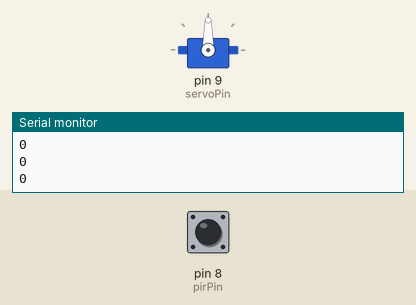
Bench run of a sketch on a simulated Arduino Uno, built with avr-gcc and run on an emulated ATmega328P. Parts: servo, the last lines printed to the serial monitor. The inputs (shaded band) are chosen by the test bench; at power-on: pin 8 (pirPin) LOW.

Above: at 1.2 s.
1.3 s: pin 8 (pirPin) driven HIGH
At 2.7 s:
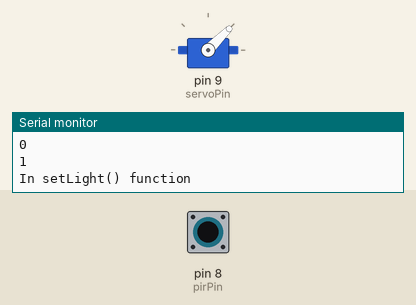
4.3 s: pin 8 (pirPin) pulsed LOW 2 times (0.12 s each, 0.3 s apart)
At 4.8 s:
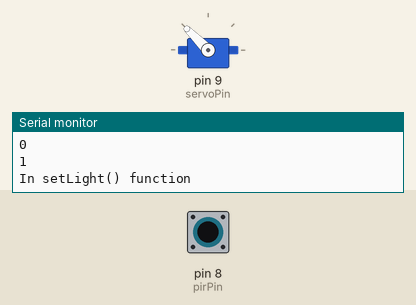
7.9 s: pin 8 (pirPin) pulsed LOW 5 times (0.12 s each, 0.3 s apart)
At 9.0 s:
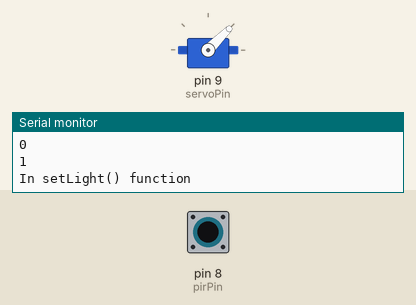
Timing chart, 0 to 11.6 s (numbered marks = the images above; inputs shaded):
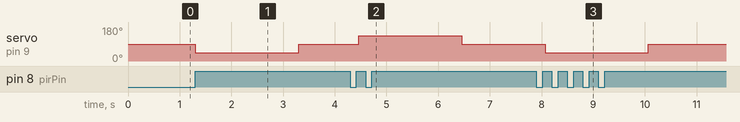

The sketch:

automatic_light.ino
```cpp
#include <Servo.h>

const int servoPin { 9 };
Servo servo{};

const int pirPin { 8 };
int lastPirPos { LOW };

bool isOn { true };

void setLight(int pirVal);

void setup() {
  Serial.begin(9600);

  servo.attach(servoPin);
  servo.write(90);

  pinMode(pirPin, INPUT);
}

void loop() {
  int pirVal { digitalRead(pirPin) };

  Serial.println(pirVal);

  if (pirVal == HIGH)
    setLight(pirVal);

  lastPirPos = pirVal;
  delay(50);
}

void setLight(int pirVal) {
  Serial.println("In setLight() function");

  if (lastPirPos == pirVal)
    return;

  if (isOn)
    servo.write(45);

  else
    servo.write(135);

  isOn = !isOn;
  delay(2000);
  servo.write(90);
}
```

Measured:
- after the input at 1.3 s, servo on pin 9 (servoPin): 90° → 45° at once, → 90° 2.0 s later
- after the input at 4.3 s, servo on pin 9 (servoPin): 90° → 135° after 0.16 s, → 90° 2.0 s later
- after the input at 7.9 s, servo on pin 9 (servoPin): 90° → 45° after 0.17 s, → 90° 2.0 s later
